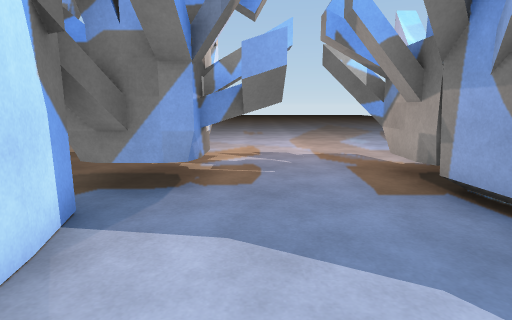
View 1 (above)

19 first-person views from a walk through a scene from a Unity 3-D project. The camera is 1.3 m above the floor, tilts 10° down and sees 80° across. The floor is counted in squares, 1 m on a side. Each view is taken from the middle of a square. On the plan, view 1 faces up. The plan holds only what a view shows up to about 14 squares ahead; the rest is blank. The place goes on beyond the plan. Some animated figures are not drawn. Some surface patterns are stand-ins.

View 2
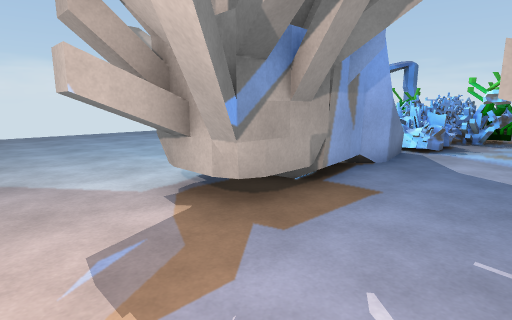

View 3
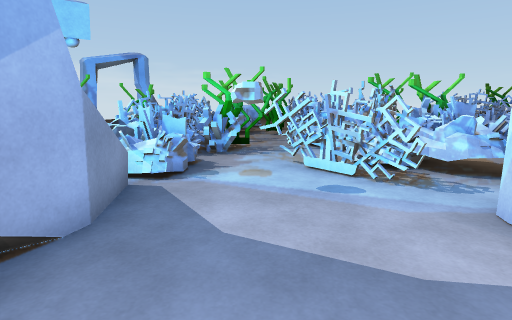

View 4
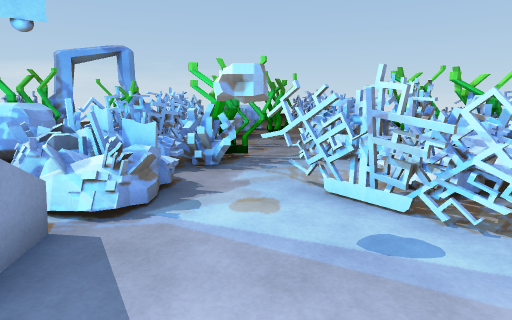

View 5
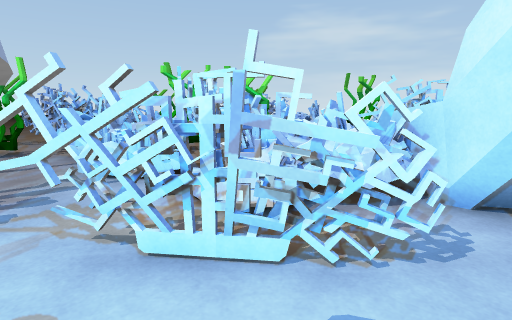

View 6
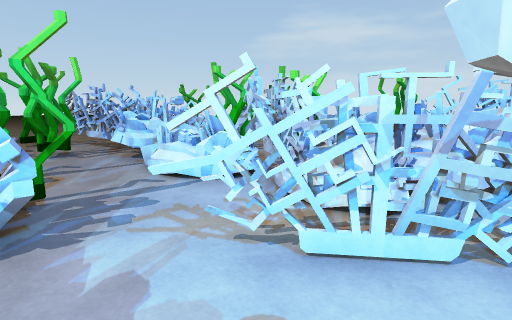

View 7
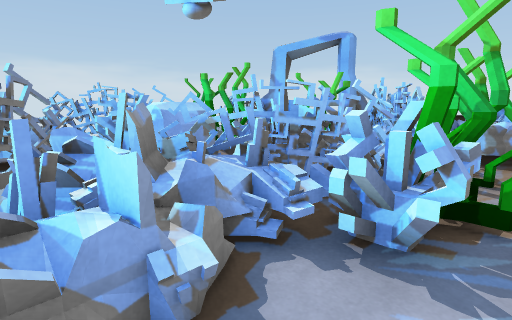

View 8
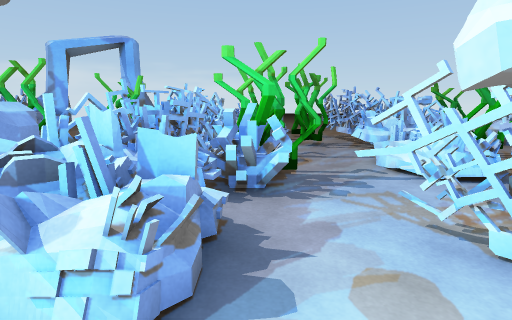

View 9
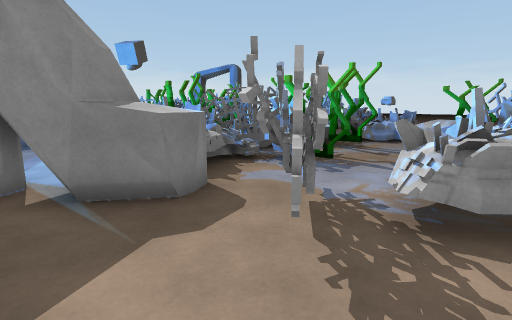

View 10
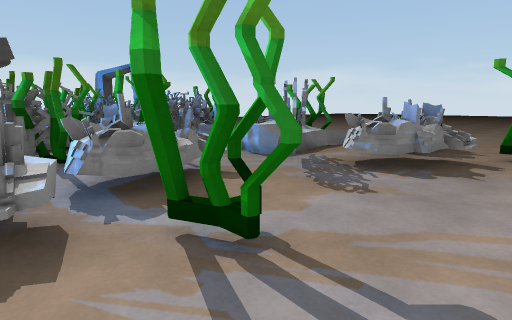

View 11
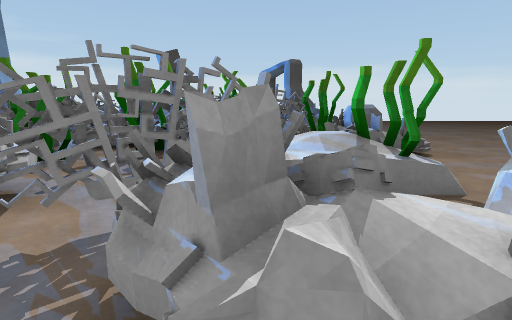

View 12
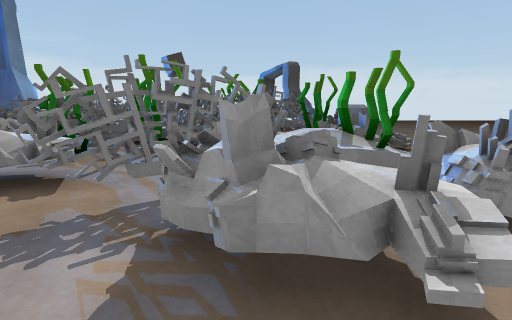

View 13
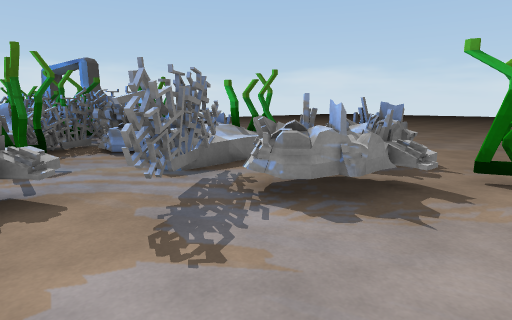

View 14
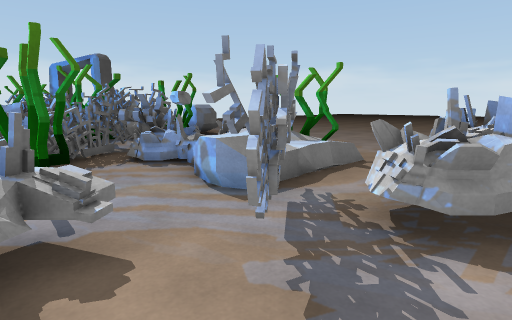

View 15
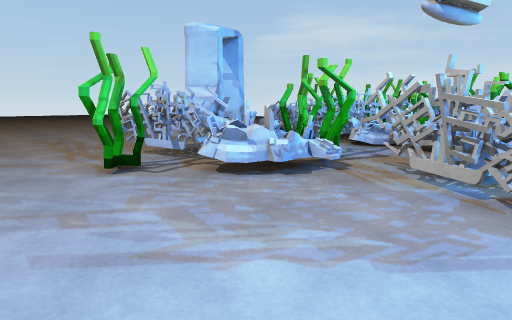

View 16
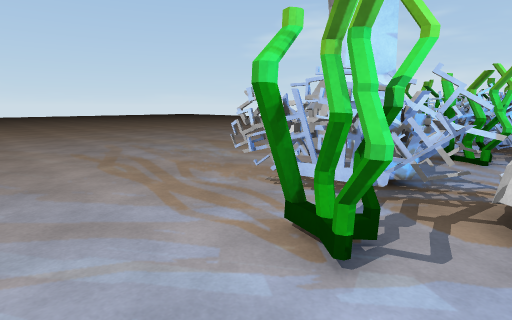

View 17
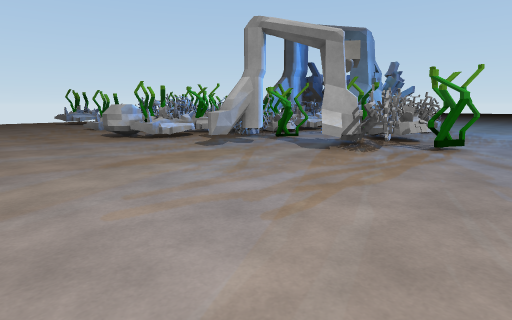

View 18
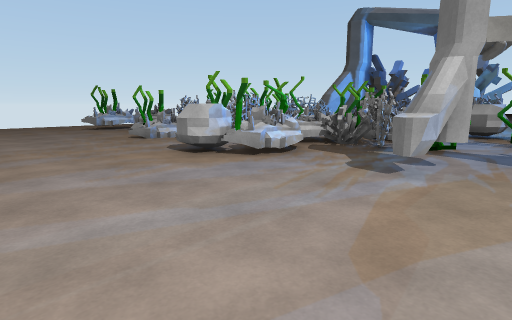

View 19
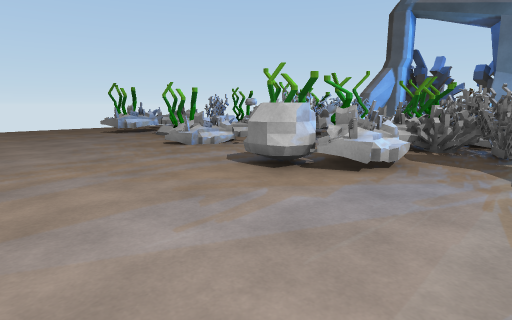

### Floor plan
Key: @ floor where view 1 was taken; # wall or solid block; x gap in a wall; . main floor; : floor 0.25 m higher than the main floor; / step, stairs or slope; = window, fence, low wall or low ledge; ^ raised ledge; R rock; F fan; O other object.
Columns run from 13 left of view 1 to 15 right of it. Each row starts with its distance up from view 1.
 14            ........
 13            ........
 12            ........
 11            ........
 10             ......
  9             ........
  8             .....O...........
  7          .O O..OOOO..........
  6          .O O...OOO..........
  5           OOOO..O  O.........
  4           #O.O..#     .......
  3           ##....#       ....
  2     . ....##....#
  1      ...####....=
  0     .FF.^##FF@R.x
 -1     .=FF^^#=FF..==FF.
 -2     =##FF====FF.=##FF =O.
 -3 . .===#.OO#F#..O=## .O#FF.. .
 -4  .OO=#=.OOFF=.OOFF#RROFFF...
 -5 .OOO=#=.OFF==.OOFF=RROFF.....
 -6 ....===..OF#O..OF=O...F......
 -7 ....#==.OO#^= OOF== .O O=....
 -8 ...FFF...OF## .OFF= .O.O#=...
 -9 ...=FFRR#=FFFOO=#FFOO..FFOO..
-10 ..###FF #ROFFO##OFFOO.RRFOO..
-11 ..==..   :OFF.=#..F...RRFF...
-12 .O=##.OO ==.FO ##.F.R..R.F...
-13 OO=#=.OO =O..O =O...RR.......
-14  ..==..../O...RR=...R........
-15  ..=..........RR.............
-16  ............................
-17  ............................
-18  ............................
-19   ..........................
-20   ...        ................

Where each view was taken, in squares from view 1:
view 1: 0 up, 0 right, facing up
view 2: 9 up, 0 right, facing down-right
view 3: 5 up, 1 right, facing down
view 4: 3 up, 1 right, facing down
view 5: 1 up, 1 right, facing down-left
view 6: 0 up, 2 right, facing down-left
view 7: 1 down, 1 right, facing down-right
view 8: 1 up, 2 right, facing down
view 9: 2 up, 9 left, facing down-right
view 10: 3 down, 13 left, facing down-right
view 11: 10 down, 12 left, facing right
view 12: 10 down, 13 left, facing right
view 13: 6 down, 13 left, facing down-right
view 14: 6 down, 11 left, facing down-right
view 15: 3 down, 15 right, facing down-left
view 16: 8 down, 15 right, facing down-left
view 17: 20 down, 15 right, facing up-left
view 18: 20 down, 9 right, facing up-left
view 19: 20 down, 6 right, facing up-left
